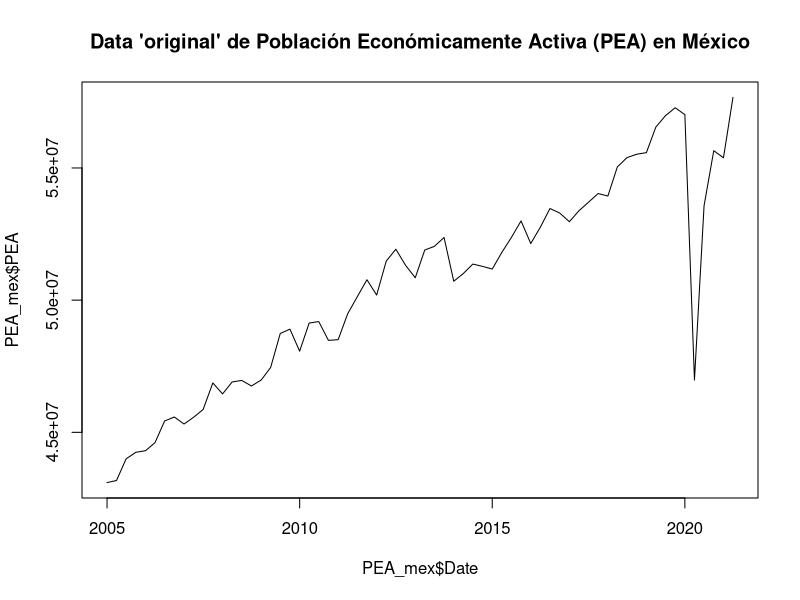
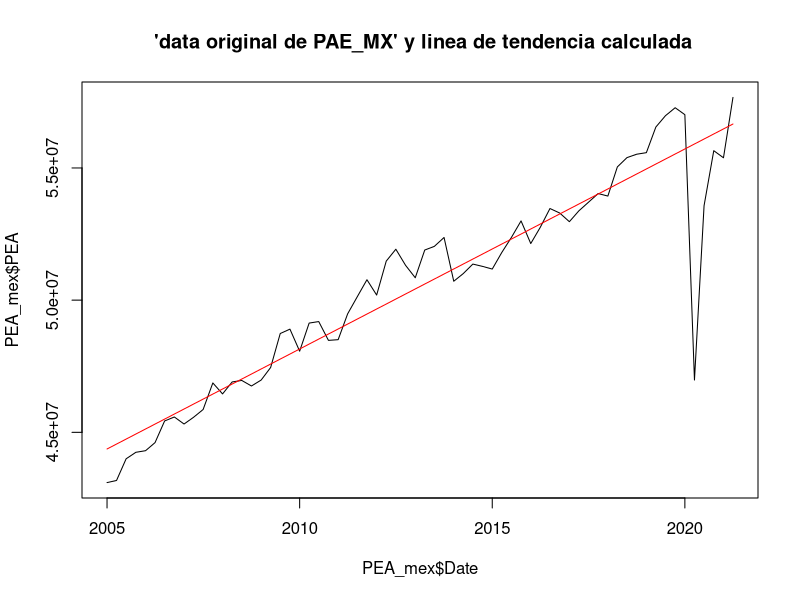
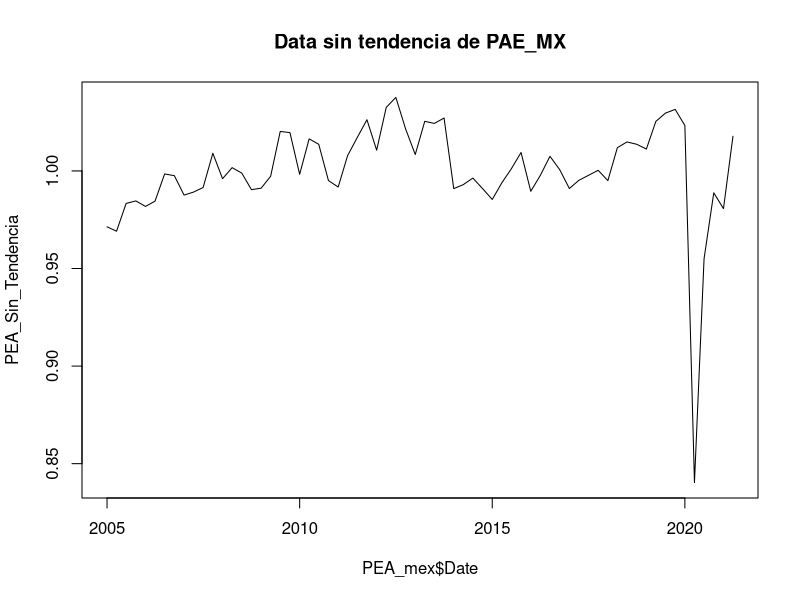

These figures' R source, in order: (Note: this script raises an error after producing the figures.)
## ---- chunk 1
knitr::opts_chunk$set(echo = TRUE)
## ---- chunk 2
install.packages("readxl")

library("readxl")


PEA_mex <-read_excel("PEA_MEX_pp.xlsx")
## ---- chunk 3
PEA_mex
summary(PEA_mex)
typeof(PEA_mex)
dim(PEA_mex)
## ---- chunk 4

plot(PEA_mex$Date, PEA_mex$PEA,type="l", main="Data 'original' de Población Económicamente Activa (PEA) en México")
## ---- chunk 5

linea_PEA<-lm(PEA~Date, data=PEA_mex)
linea_PEA
## ---- chunk 6
linea_PEA_aplicada <- predict(linea_PEA, newdata = data.frame(Date = PEA_mex$Date))

head(linea_PEA_aplicada)
tail(linea_PEA_aplicada)

## ---- chunk 7
plot(PEA_mex$Date, PEA_mex$PEA, type="l", main=" 'data original de PAE_MX' y linea de tendencia calculada")
lines(x = PEA_mex$Date, y = linea_PEA_aplicada, col = "red")
## ---- chunk 8
PEA_Sin_Tendencia<-PEA_mex$PEA/linea_PEA_aplicada

plot(PEA_mex$Date, PEA_Sin_Tendencia, type="l", main=" Data sin tendencia de PAE_MX ")
## ---- chunk 9
media_PEA_ST<-mean(PEA_Sin_Tendencia)
media_PEA_ST

## ---- chunk 10

Demanda_electrico_ruido<-Demanda_electrico_Sin_Tendencia/c(FE1_electrico, FE2_electrico, FE3_electrico, FE4_electrico)

head(Demanda_electrico_ruido)


plot(Demanda_electrico$Date, Demanda_electrico_ruido, type="l", 
     main="Componente de ruido blanco o estocástico de la demanda de gas en sector eléctrico",
     cex.main=0.9)

## ---- chunk 11
Error_est_PEA<-PEA_Sin_Tendencia-media_PEA_ST
Error_est_PEA

##Claculando la desviaicón estandar del error

sd_est_PEA<-sd(Error_est_PEA)
sd_est_PEA

## ---- chunk 12
##Creamos un eje x que incluya a los 66 datos + 6 que se pronosticarán
Date_PAE2<-c(1:72)


## Creamos el vector de datos que incluirá los  datos históricos  sin tendencia + 6 valores NA a pronosticar
PAE_Sin_Tendencia_para_pron<-c(PEA_Sin_Tendencia, rep(NA, times=6))
PAE_Sin_Tendencia_para_pron


## Entonces el mejor pronóstico que tenemos para eata técnica es la media de la serie sin tendencia 
estimacion_PEA <- rep(media_PEA_ST, times=72)
estimacion_PEA


## ---- chunk 13
tao<-c(1:6)
Lim_PEA<-2*sd_est_PEA*tao^.5
Lim_PEA
## ---- chunk 14

LI_PEA<-c(rep(NA, times=66), media_PEA_ST-Lim_PEA)
LI_PEA

LS_PEA<-c(rep(NA, times=66), media_PEA_ST+Lim_PEA)
LS_PEA

plot(Date_PAE2, PAE_Sin_Tendencia_para_pron, type="l", ylim = c(0.7,1.3) ,main="Estimación puntual sin tendencia e intervalos de confianza para los 6 vaores pronósticados",col="Blue")

lines(estimacion_PEA, col="Red")
lines(LI_PEA, col="Purple")
lines(LS_PEA, col="Purple")
## ---- chunk 15
# create a new data set with 72 rows
extended_dates <- seq(as.Date("2005-01-01"), as.Date("2022-10-01"), by = "quarter")
extended_trimester_PEA <- data.frame(Date = extended_dates, 
                                       PEA = rep(NA, length(extended_dates)))

extended_trimester_PEA

## ---- chunk 16
# copy the original data to the new data set
#extended_trimester_PEA$PEA[1:length(PEA_mex$PEA)] <- PEA_mex$PEA
#extended_trimester_PEA


# copy the original data to the new data set for the first 66 rows
for(i in 1:66){
  extended_trimester_PEA$PEA[i] <- PEA_mex$PEA[i]
}

extended_trimester_PEA



# fit the model with the extended data set
linea_PEA_extended <- lm(PEA ~ Date, data = extended_trimester_PEA)
linea_PEA_extended

## ---- chunk 17
# predict values for the extended date range
linea_PEA_extended_aplicada <- predict(linea_PEA_extended, 
                                                newdata = data.frame(Date = extended_dates))
linea_PEA_extended_aplicada

# plot the predicted values
plot(extended_dates, linea_PEA_extended_aplicada, type = "l")
## ---- chunk 18

##Creando el vector original + los valores a predecir como NAs
PEA_original_para_pron<-c(PEA_mex$PEA, rep(NA, times=6))
PEA_original_para_pron
dim(PEA_original_para_pron)


Est_punt_PEA<-c(rep(NA, times=66), media_PEA_ST*linea_PEA_extended_aplicada[67:72])
Est_punt_PEA

# plot the original data and the predicted values together
plot(extended_dates, PEA_original_para_pron, main="Estimación de 6 valores de la Población eocnomicamente activa",type="l", xlab="Year", ylab="PEA")
lines(extended_dates, Est_punt_PEA, col="blue")




## ---- chunk 19

LI_PEA_ajustado<-c(rep(NA, times=66), LI_PEA[67:72]*linea_PEA_extended_aplicada[67:72])
LI_PEA_ajustado

LS_PEA_ajustado<-c(rep(NA, times=66), LS_PEA[67:72]*linea_PEA_extended_aplicada[67:72])
LS_PEA_ajustado


# Plot only non-NA values
# plot the original data and the predicted values together


PEA_original_para_pron<-c(PEA_mex$PEA, rep(NA, times=6))
PEA_original_para_pron
dim(PEA_original_para_pron)


# plot the original data and the predicted values together
plot(extended_dates,PEA_original_para_pron, main="Estimación de 6 valores de la Población eocnomicamente activa con intervalos de confianza al 95%", type="l", xlab="Year", ylab="PEA", ylim=c(40000000, 65000000))

lines(extended_dates, Est_punt_PEA, col="blue")
x_vals <- c(rep(NA, times = 66), extended_dates[67:72])

lines(x_vals, LI_PEA_ajustado, col = "purple")
lines(x_vals, LS_PEA_ajustado, col = "purple")




## ---- chunk 20
df_demanda_PEA_MX_pronostico<-data.frame(PEA_original_para_pron,
                                                Est_punt_PEA, LI_PEA_ajustado, LS_PEA_ajustado)
View(df_demanda_PEA_MX_pronostico)
## ---- chunk 21
PEA_MEX_ts <-ts(PEA_mex$PEA, frequency =4, start =c(2005,1))
PEA_MEX_ts
## ---- chunk 22
plot(PEA_MEX_ts, main="PAE MEX train data in time series data type")
## ---- chunk 23
PEA_MEX_ts_h1 <-HoltWinters(PEA_MEX_ts, gamma=FALSE)
PEA_MEX_ts_h1
## ---- chunk 24
plot(PEA_MEX_ts_h1, main="Aplicaicón del método de Holt Winters a PEA MEX train data")
## ---- chunk 25
# Install the forecast package
install.packages("forecast")

# Load the forecast package
library(forecast)
## ---- chunk 26
PEA_MEX_ts_h1_fc <- forecast(PEA_MEX_ts_h1, h=6, level=0.95)
PEA_MEX_ts_h1_fc
## ---- chunk 27
plot(PEA_MEX_ts_h1_fc, main="Forecast de PAE MX usando el Método de Holt Winters con parámetro gamma ='False'")
